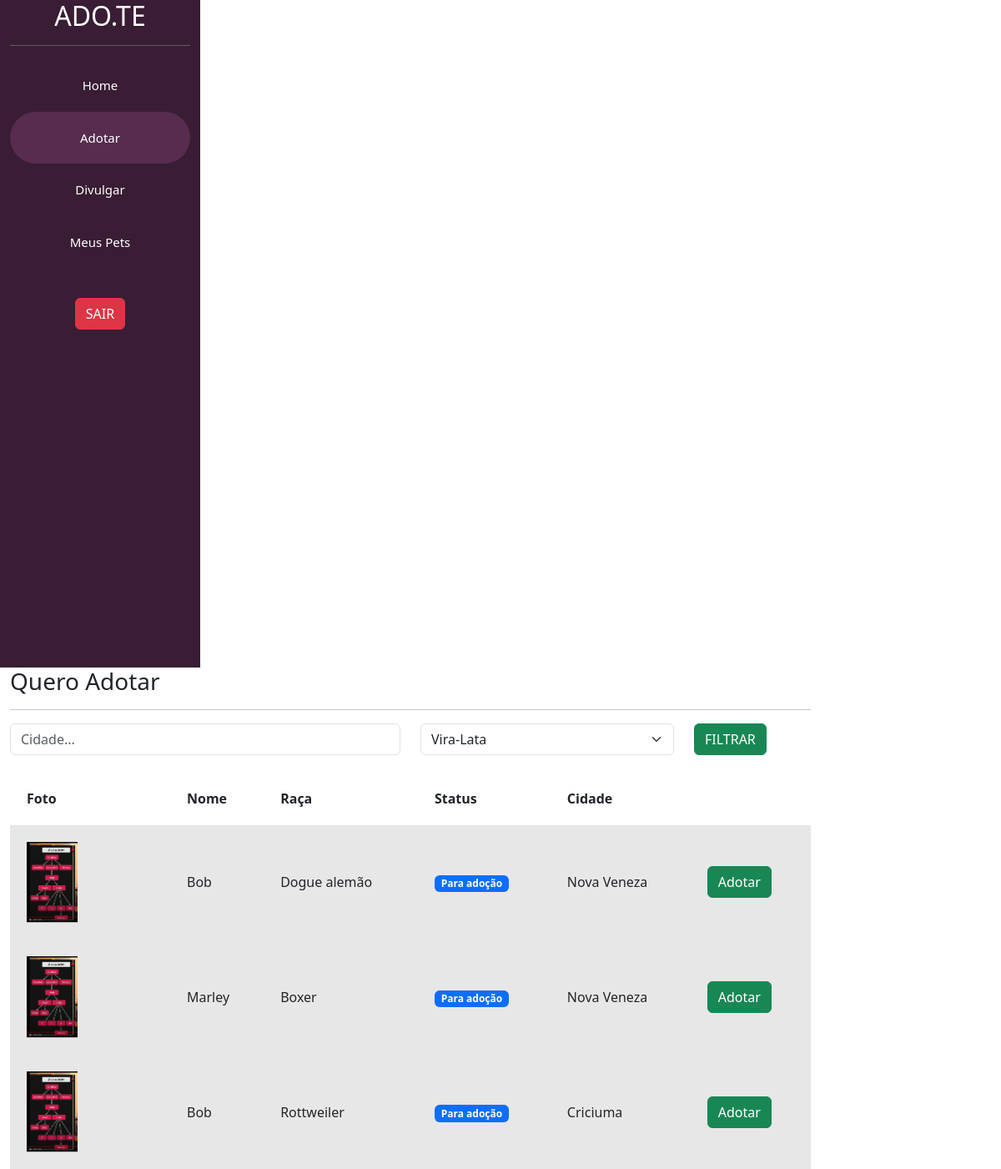
The app's page /adotar/ (signed in) with its own data.
### usuarios/models.py (models this page shows, shortened)
class Pet(models.Model):
    choices_status = (('P', 'Para adoção'),
                      ('A', 'Adotado'))
    usuario = models.ForeignKey(User, on_delete=models.DO_NOTHING)
    foto = models.ImageField(upload_to="fotos_pets")
    nome = models.CharField(max_length=100)
    descricao = models.TextField()
    estado = models.CharField(max_length=50)
    cidade = models.CharField(max_length=50)
    telefone = models.CharField(max_length=50)
    tags = models.ManyToManyField(Tag)
    raca = models.ForeignKey(Raca, on_delete=models.DO_NOTHING)
    status = models.CharField(max_length=1, choices=choices_status, default='P')

class Raca(models.Model):
    raca = models.CharField(max_length=50)
    def __str__(self):
        return self.raca

### usuarios/views.py (the view)
# urls.py: path('adotar/', views.adotar, name='adotar'),
@login_required
def adotar(request):
    pets = Pet.objects.filter(status="P")
    racas = Raca.objects.all()
    if request.method == 'GET':
        cidade = request.GET.get('cidade')
        raca_filter = request.GET.get('raca')
        if raca_filter == "10":
            all = Raca.objects.all()
            return render(request, 'adotar.html', {'pets': pets, 'racas': all, 'cidade': cidade, 'raca_filter': raca_filter})
        if cidade:
            pets = pets.filter(cidade__icontains=cidade)
        if raca_filter:
            pets = pets.filter(raca__id=raca_filter)
            raca_filter = Raca.objects.get(id=raca_filter)
        return render(request, 'adotar.html', {'pets': pets, 'racas': racas, 'cidade': cidade, 'raca_filter': raca_filter})

### templates/adotar.html (shortened to what this page needs)
<!DOCTYPE html>
<html lang="pt-BR">
<head>
    {% load static %}
    <link href="https://cdn.jsdelivr.net/npm/bootstrap@5.3.0-alpha1/dist/css/bootstrap.min.css" rel="stylesheet">
    <link rel="stylesheet" href="{% static 'css/adotar.css' %}">
</head>
<body>
    <div class="container-fluid">
        <div class="row">
            <div class="col-md-2 bg-side sidebar" id="titulo">
                <h2>ADO.TE</h2>
                <hr>
                <div class='header'id="home">
                    <a href='/home/'  id="home" ><span>Home</span></a>
                </div>
                <div class='header' id="adotar">
                    <a id="adotar" ><span>Adotar</span></a>
                </div>
                <div class='header' id="divulgar">
                    <a href="/divulgar/" id="divulgar" ><span>Divulgar</span></a>
                </div>
                <div class='header' id="meus_pets">
                    <a href="/meuspets/" id="meus_pets" ><span>Meus Pets</span></a>
                </div>
                <div  class='header' id="sair">
                    <a href="/leave/" ><span><button type="button" class="btn btn-danger">SAIR </button></span></a>
                </div>
            </div>
            <div class="col-md">
                <div class="wrapper">
                    <div class="box width80">
                        <h3 class="font-vinho">Quero Adotar</h3>
                        <hr>
                        <form action="{% url 'adotar' %}" method="GET">
                            <div class="row">
                                <div class="col-md-6">
                                    <input type="text" placeholder="Cidade..." value="{% if cidade %}{{cidade}}{% endif %}" name="cidade" class="form-control">
                                </div>
                                <div class="col-md-4">
                                    <select class="form-select" name="raca">
                                        {% for raca in racas %}
                                            <option  {% if raca_filter.id == raca.id %} selected {% endif %}  value="{{ raca.id }}">{{ raca }}</option>
                                        {% endfor%}
                                    </select>
                                </div>
                                <div class="col-md-2">
                                    <input type="submit" class="btn btn-success" value="FILTRAR">
                                </div>
                            </div>
                        </form>
                         <table class="tabela" cellpadding="20">
                            <tr>
                                <th>Foto</th>
                                <th>Nome</th>
                                <th>Raça</th>
                                <th>Status</th>
                                <th>Cidade</th>
                            </tr>
                            {% for pet in pets %}
                                <tr class="tabela-linha">
                                    <td width="20%">
                                        <a href=""><img width="40%" src="{{pet.foto.url}}"></a>
                                    </td>
                                    <td>
                                        {{pet.nome}}
                                    </td>
                                    <td>
                                        {{pet.raca}}
                                    </td>
                                    <td>
                                        {% if pet.status == "P" %}
                                            <span class="badge text-bg-primary">Para adoção</span>
                                        {% elif pet.status == "A" %}
                                            <span class="badge text-bg-success">Adotado</span>
                                        {% endif%}
                                    </td>
                                    <td>
                                        {{pet.cidade}}
                                    </td>
                                    <td>
                                        <a href="{% url 'ver_pet' pet.id %}"><button class="btn btn-success"  >Adotar</button></a>
                                    </td>
                                </tr>
                            {% endfor %}
                        </table>
                    </div>
                </div>
            </div>
        </div>
    </div>
</body>
</html>
</body>
</html>

### static/css/adotar.css (style rules this page uses)
.bg-side { background-color: #391D34; color: white; height: 100vh; width: 30vh; }
#titulo { text-align: center; font-size: 40px; }
#home { text-align: center; padding: 20px; text-decoration: none; color: rgb(255, 255, 255); font-size: 15px; }
#adotar { text-align: center; padding: 20px; text-decoration: none; color: rgb(255, 255, 255); border-radius: 500px; background-color: #572c4f; font-size: 15px; }
#divulgar { text-align: center; padding: 20px; text-decoration: none; color: rgb(255, 255, 255); font-size: 15px; }
#meus_pets { text-align: center; padding: 20px; text-decoration: none; color: rgb(255, 255, 255); border-radius: 40px; font-size: 15px; }
#sair { text-align: center; padding: 20px; text-decoration: none; color: rgb(255, 255, 255); }
.width80 { width: 80vw; }
.tabela { width: 100%; margin-top: 20px; }
.tabela-linha { background-color: #e8e7e7; }

### records on screen
Pet: foto (picture), nome "Bob", raca "Dogue alemão", status "Para adoção", cidade "Nova Veneza"
Pet: foto (picture), nome "Marley", raca "Boxer", status "Para adoção", cidade "Nova Veneza"
Pet: foto (picture), nome "Bob", raca "Rottweiler", status "Para adoção", cidade "Criciuma"

### other values on screen
form field raca "Vira-Lata"
